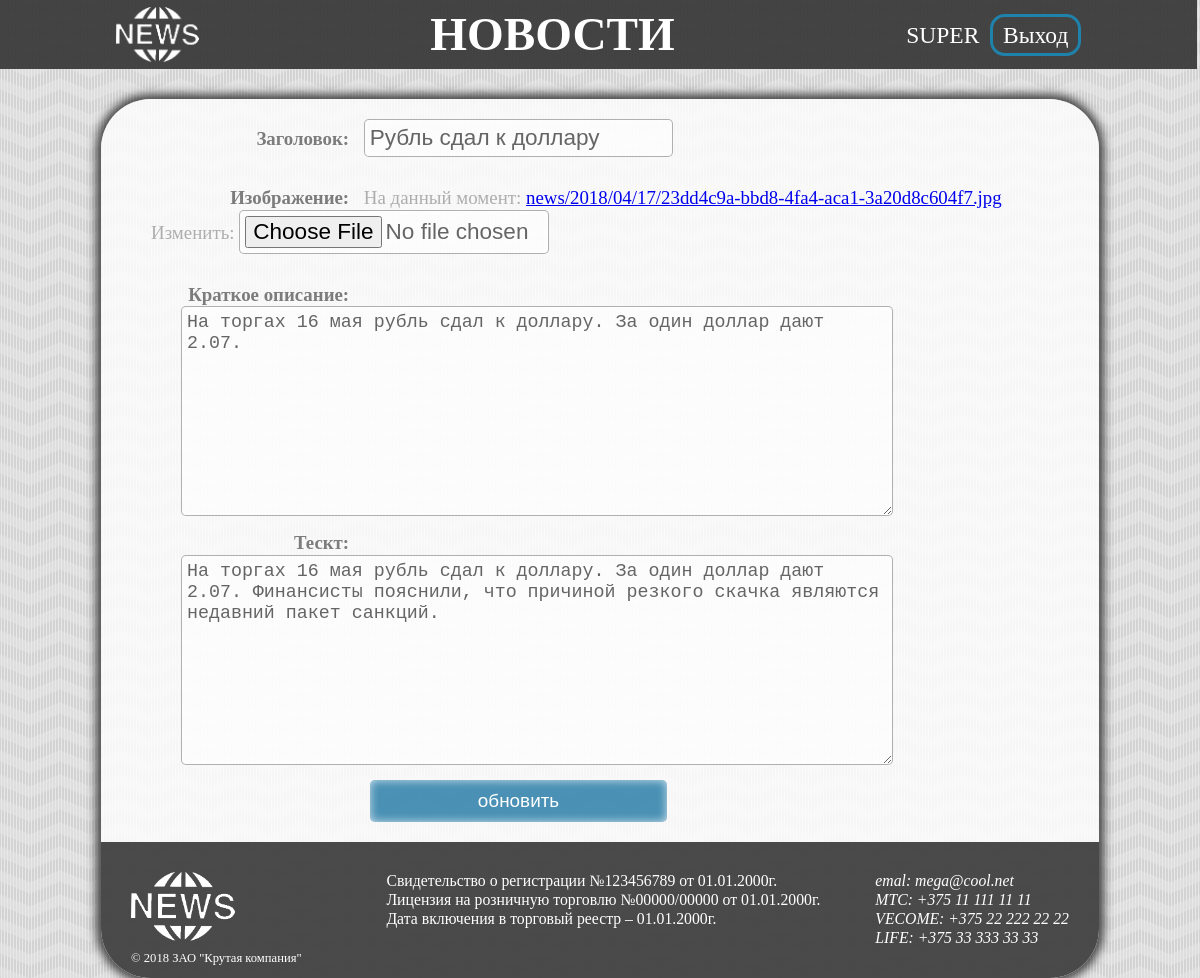
The app's page /new/3/update/ (signed in) with its own data.
### main/models/news.py (models this page shows, shortened)
class News(models.Model):
    class Meta:
        db_table = 'news'
        verbose_name = 'Новость'
        verbose_name_plural = 'Новости'
        ordering = ['-pubtime']
    title = models.CharField(max_length=50, verbose_name='Заголовок')
    image = models.ImageField(
                              upload_to='temp',
                              verbose_name='Изображение'
                             )
    short_text = models.TextField(verbose_name='Краткое описание')
    text = models.TextField(verbose_name='Тескт')
    pubtime = models.DateTimeField(
                                   auto_now_add=True,
                                   editable=False,
                                   verbose_name='Дата публикации'
                                   )

### main/views/update.py (the view)
class UpdateNewView(UpdateView):
    model = News
    fields = ['title', 'image', 'short_text', 'text']
    success_url = reverse_lazy('main')
    template_name = 'update.html'

### main/templates/update.html (shortened to what this page needs)
{% extends "base.html" %}
{% block content %}
<form action="" method="post" enctype="multipart/form-data">
{{ form.as_p }}
<input type="submit" value="обновить">
</form>
{% endblock %}

### main/templates/components/header.html
<img src="/static/images/logo.png" class="logo" alt="logo">
<h1><a href="{% url "main" %}">Новости</a></h1>
<div class="login">
{% if not user.is_authenticated %}
<a href="{% url "login" %}">Войти</a>
<a href="{% url "register" %}">Регистрация</a>
{% else %}
<span>{{ user.username }}</span>
<a href="{% url "logout" %}">Выход</a>
{% endif %}
</div>

### main/static/css/styles.css (style rules this page uses)
html, body, div, span, object, iframe, h1, h2, h3, h4, h5, h6, p, blockquote, pre, a, abbr, acronym, address, big, cite, code, del, dfn, em, img, ins, kbd, q, s, samp, small, strike, strong, sub, sup, tt, var, b, u, i, center, dl, dt, dd, ol, ul, li, fieldset, form, label, legend, table, caption, tbody, tfoot, thead, tr, th, td, article, aside, canvas, details, embed, figure, figcaption, footer, header, hgroup, menu, nav, output, ruby, section, summary, time, mark, audio, video { margin: 0; padding: 0; border: 0; font-size: 99.74977%; vertical-align: baseline; }
body { line-height: 1.2; }
body { background: url("../images/background.png") repeat; }
header .logo { float: left; box-sizing: border-box; height: 79.58874%; }
header h1 { text-transform: uppercase; font-size: 2.98928em; }
header h1 a { color: #FFFFFF; text-decoration: none; }
header .login { float: right; margin: auto 0; font-size: 1.486396em; }
header .login span { text-transform: uppercase; margin-right: -9.933818px; }
header .login a { color: #FFFFFF; border: 3.993077px solid rgba(30,130,170,1); border-radius: 14.86352px; padding: 4.971596px 9.949579px; margin-left: 14.86352px; text-decoration: none; }
form { font-size: 1.193233em; color: rgba(0, 0, 0, 0.3); }
form p { margin-bottom: 29.96616px; }
form label { display: inline-block; width: 198.1347px; text-align: right; margin-right: 9.949579px; font-weight: bold; color: rgba(0, 0, 0, 0.5); }
form input, form textarea { border-radius: 4.971596px; border: 0.9966461px solid rgba(0, 0, 0, 0.3); background-color: rgba(255, 255, 255, 0.5); color: rgba(0, 0, 0, 0.6); font-size: 1.193233em; box-shadow: inset 0 0 9.949579px rgba(255, 255, 255, 0.75); width: 297.6059px; padding: 4.971596px; }
form textarea { width: 699.7005px; height: 198.1347px; margin: 0 29.96616px; margin-bottom: -19.94166px; }
form input[type="submit"] { margin-left: 218.709px; padding: 9.949579px 24.88281px; font-size: 0.9975206em; color: #FFFFFF; background: rgba(0, 102, 153, 0.7); border-radius: 4.971596px; border: rgba(0, 102, 153, 0.6); width: 297.6059px; }

### records on screen
News: title "Рубль сдал к доллару", short_text "На торгах 16 мая рубль сдал к доллару. За один доллар дают 2.07.", text "На торгах 16 мая рубль сдал к доллару. За один доллар дают 2.07. Финансисты пояснили, что причиной резкого скачка являются недавний пакет санкций."

### other values on screen
{{ user.username }} "SUPER"
